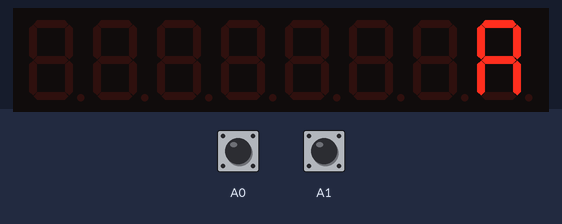
Simulated run of this sketch. Board: Arduino Uno, built with avr-gcc and run on an emulated ATmega328P. Shown: 8-digit seven-segment display. Inputs (shaded band) come from the test bench; at power-on: A0 HIGH, A1 HIGH.

Above: at 0.1 s.
At 4.7 s:
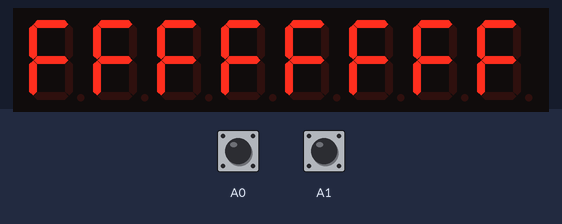
At 6.4 s:
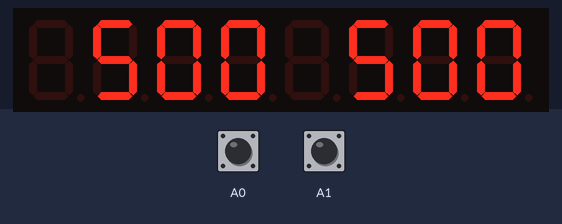
6.5 s: A0 pulled LOW for 0.15 s
8.1 s: A1 pulled LOW for 0.15 s
Timing chart, 0 to 11.1 s (numbered marks = the images above; inputs shaded):
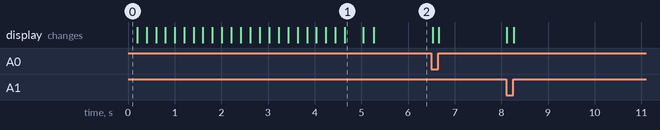

The sketch:

CapSens7Seg.ino
```cpp
//We always have to include the library
#include "LedControl.h"
#include <ADCTouch.h>

/*
 Now we need a LedControl to work with.
 ***** These pin numbers will probably not work with your hardware *****
 pin 12 is connected to the DataIn
 pin 11 is connected to the CLK
 pin 10 is connected to LOAD
 We have only a single MAX72XX.
 */
LedControl lc=LedControl(12,11,10,1);
int left = 0;
int right = 0;
#define SCHWELLE 3
/* we always wait a bit between updates of the display */
unsigned long delaytime=200;

void setup() {
  /*
   The MAX72XX is in power-saving mode on startup,
   we have to do a wakeup call
   */
  lc.shutdown(0,false);
  /* Set the brightness to a medium values */
  lc.setIntensity(0,1);
  /* and clear the display */
  lc.clearDisplay(0);

  writeArduinoOn7Segment();
  scrollDigits();
}


/*
 This method will display the characters for the
 word "Arduino" one after the other on digit 0.
 */
void writeArduinoOn7Segment() {
  lc.setChar(0,0,'a',false);
  delay(delaytime);
  lc.setRow(0,0,0x05);
  delay(delaytime);
  lc.setChar(0,0,'d',false);
  delay(delaytime);
  lc.setRow(0,0,0x1c);
  delay(delaytime);
  lc.setRow(0,0,B00010000);
  delay(delaytime);
  lc.setRow(0,0,0x15);
  delay(delaytime);
  lc.setRow(0,0,0x1D);
  delay(delaytime);
  lc.clearDisplay(0);
  delay(delaytime);
}

void writeTouch(int left, int right){
  lc.clearDisplay(0);
  byte pos = 0;
  while (left > 0 && pos < 4){
    lc.setDigit(0, 4+pos, left%10, false);
    left /= 10;
    pos++;
  }
  pos = 0;
  while(right > 0 && pos < 4){
    lc.setDigit(0, pos, right%10, false);
    right /= 10;
    pos++;
  }
}
/*
  This method will scroll all the hexa-decimal
 numbers and letters on the display. You will need at least
 four 7-Segment digits. otherwise it won't really look that good.
 */
void scrollDigits() {
  for(int i=0;i<17;i++) {
    lc.setDigit(0,7,i,false);
    lc.setDigit(0,6,i+1,false);
    lc.setDigit(0,5,i+2,false);
    lc.setDigit(0,4,i+3,false);
    lc.setDigit(0,3,i+4,false);
    lc.setDigit(0,2,i+5,false);
    lc.setDigit(0,1,i+6,false);
    lc.setDigit(0,0,i+7,false);
    delay(delaytime);
  }
  lc.clearDisplay(0);
  delay(delaytime);
}

void loop() {
  int newleft = ADCTouch.read(A0, 70);
  int newright = ADCTouch.read(A1, 70);
  byte changed = 0;
  if(newleft < left-SCHWELLE || newleft > left+SCHWELLE){
    left = newleft;
    changed = 1;
  }
  if(newright < right-SCHWELLE || newright> right+SCHWELLE){
    right = newright;
    changed = 1;
  }
  if(changed){
    writeTouch(left, right);
  }
}
```

Measured:
- what the display in image 1 shows lasts 0.4 s, from 4.6 s to 5.0 s
